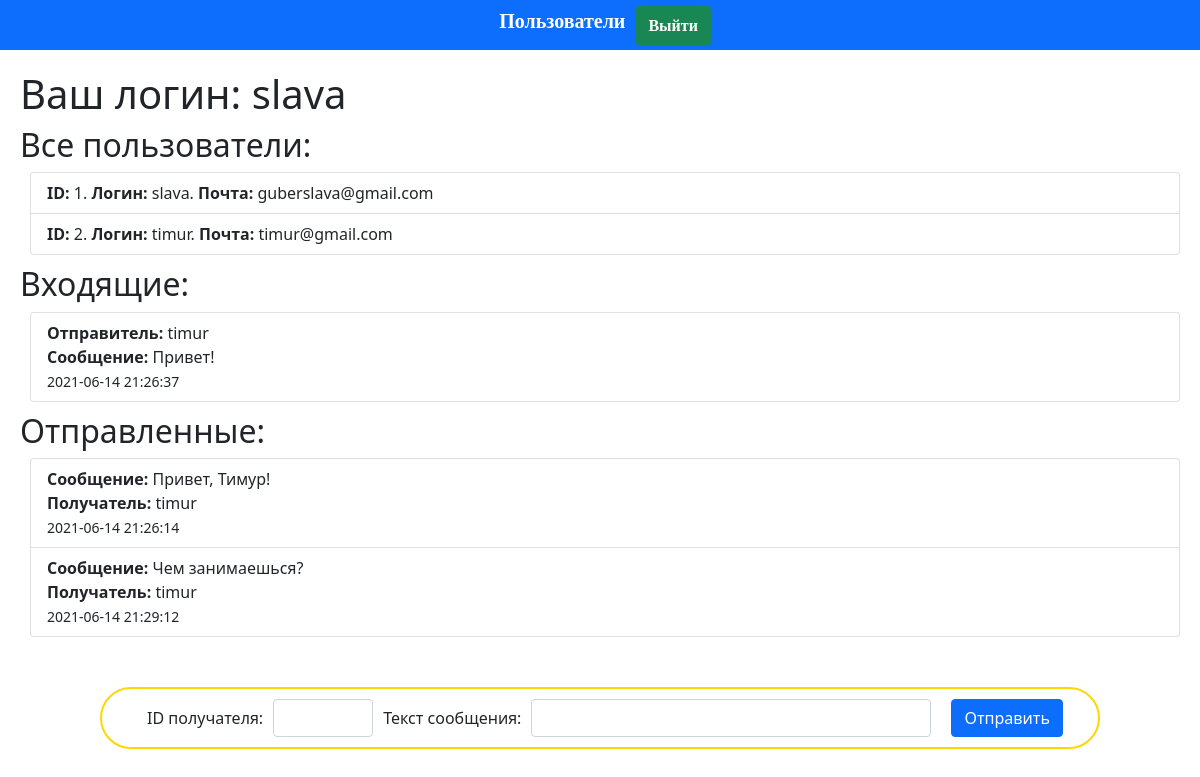
Screenshot of /chat/chat.php (signed in) with the database file from the repository.
### tables this page shows
CREATE TABLE `registered_users` (
  `id` int NOT NULL,
  `full_name` text NOT NULL,
  `email` varchar(350) NOT NULL,
  `login` varchar(200) NOT NULL,
  `password` varchar(100) NOT NULL
);

CREATE TABLE `messages` (
  `id` int NOT NULL,
  `login_send` varchar(200) NOT NULL,
  `login_get` varchar(200) NOT NULL,
  `id_user_send` int NOT NULL,
  `id_user_get` int NOT NULL,
  `text` text NOT NULL,
  `date_time` varchar(200) NOT NULL
);

### classes/connection.php (called while the page is built, shortened)
<?php
class Connection {
    public $host = 'localhost';
    public $database = 'crud';
    public $user = 'root';
    public $password = 'root';
    public $link;
    function connect() {
        $this->link = mysqli_connect($this->host, $this->user, $this->password, $this->database)
        or die("Ошибка " . mysqli_error($this->link));
    }
}
?>

### classes/classUsers.php (the view, shortened to what this page needs)
<?php
require_once "connection.php";
class Users extends Connection {
    public $link;
    function connect() {
        $this->link = mysqli_connect($this->host, $this->user, $this->password, $this->database)
        or die("Ошибка " . mysqli_error($this->link));
    }
    function printRegisteredUsers() {
        $query = "SELECT * FROM `registered_users`";
        $result = mysqli_query($this->link, $query);
        $row = mysqli_num_rows($result);
        $users = [];
        if($row > 0) {
            for($i = 0; $i < $row; $i++) {
                array_push($users, mysqli_fetch_assoc($result));
            }
            foreach ($users as $userKey => $user) {
                echo "<li class=\"list-group-item\">";
                echo "<strong>ID:</strong> $user[id]. <strong>Логин:</strong> $user[login]. <strong>Почта:</strong> $user[email]";
                echo "</li>";
            }
        } else {
            echo "Пользователей нет";
        }
    }
}
?>

### chat/incomingMessages.php (shortened to what this page needs)
<?php
require_once "../classes/connection.php";
function incomingMessages() {
    $connect = new Connection();
    $connect->connect();
    $id = $_SESSION['id'];
    $query = "SELECT `login_send`, `id_user_send`, `text`, `date_time` FROM `messages` WHERE '$id' = `id_user_get`";
    $result = mysqli_query($connect->link, $query) or die("Ошибка" . mysqli_error($connect->link));
    $rows = mysqli_num_rows($result);
    $messages = [];
    if($rows > 0) {
        for($i = 0; $i < $rows; $i++) {
            $messages[$i] = mysqli_fetch_assoc($result);
        }
        foreach ($messages as $messageKey => $message) {
            echo "<li class=\"list-group-item\">";
            echo "<strong>Отправитель: </strong>$message[login_send]" . "</br>";
            echo "<strong>Сообщение: </strong> $message[text]" . "</br>";
            echo "<small>$message[date_time]</small>";
            echo "</li>";
        }
    } else {
        echo "У Вас нет входящих сообщений";
    }
}

### chat/sendMessages.php (shortened to what this page needs)
<?php
require_once "../classes/connection.php";
function sendMessages() {
    $connect = new Connection();
    $connect->connect();
    $id = $_SESSION['id'];
    $query = "SELECT `login_send`, `login_get`, `text`, `date_time` FROM `messages` WHERE `id_user_send` = '$id'";
    $result = mysqli_query($connect->link, $query) or die("Ошибка" . mysqli_error($connect->link));
    $rows = mysqli_num_rows($result);
    $messages = [];
    if($rows > 0) {
        for($i = 0; $i < $rows; $i++) {
            $messages[$i] = mysqli_fetch_assoc($result);
        }
        foreach ($messages as $messagesKey => $message) {
            echo "<li class=\"list-group-item\">";
            echo "<strong>Сообщение: </strong> $message[text]" . "<br>";
            echo "<strong>Получатель: </strong> $message[login_get]" . "<br>";
            echo "<small>$message[date_time]</small>";
            echo "</li>";
        }
    } else {
        echo "У Вас нет отправленных сообщений";
    }
}

### css/style.css (style rules this page uses)
body { margin: 0; padding: 0; }
ul li { margin-left: 10px; }

### rows the page displays
registered_users: id "1", login "slava", email "guberslava@gmail.com"
registered_users: id "2", login "timur", email "timur@gmail.com"
messages: login_send "timur", text "Привет!", date_time "2021-06-14 21:26:37"
messages: text "Привет, Тимур!", login_get "timur", date_time "2021-06-14 21:26:14"
messages: text "Чем занимаешься?", login_get "timur", date_time "2021-06-14 21:29:12"

### other values shown
$_SESSION['user'] "slava"
